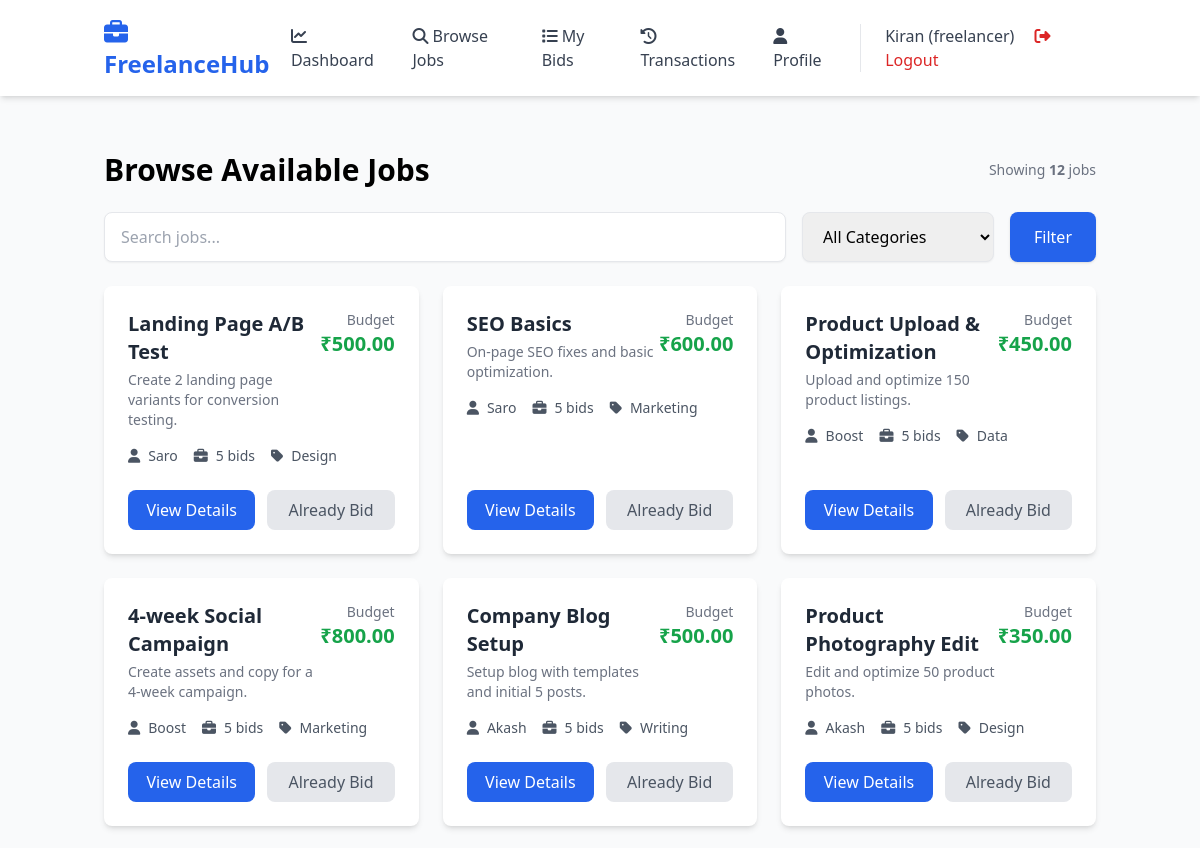
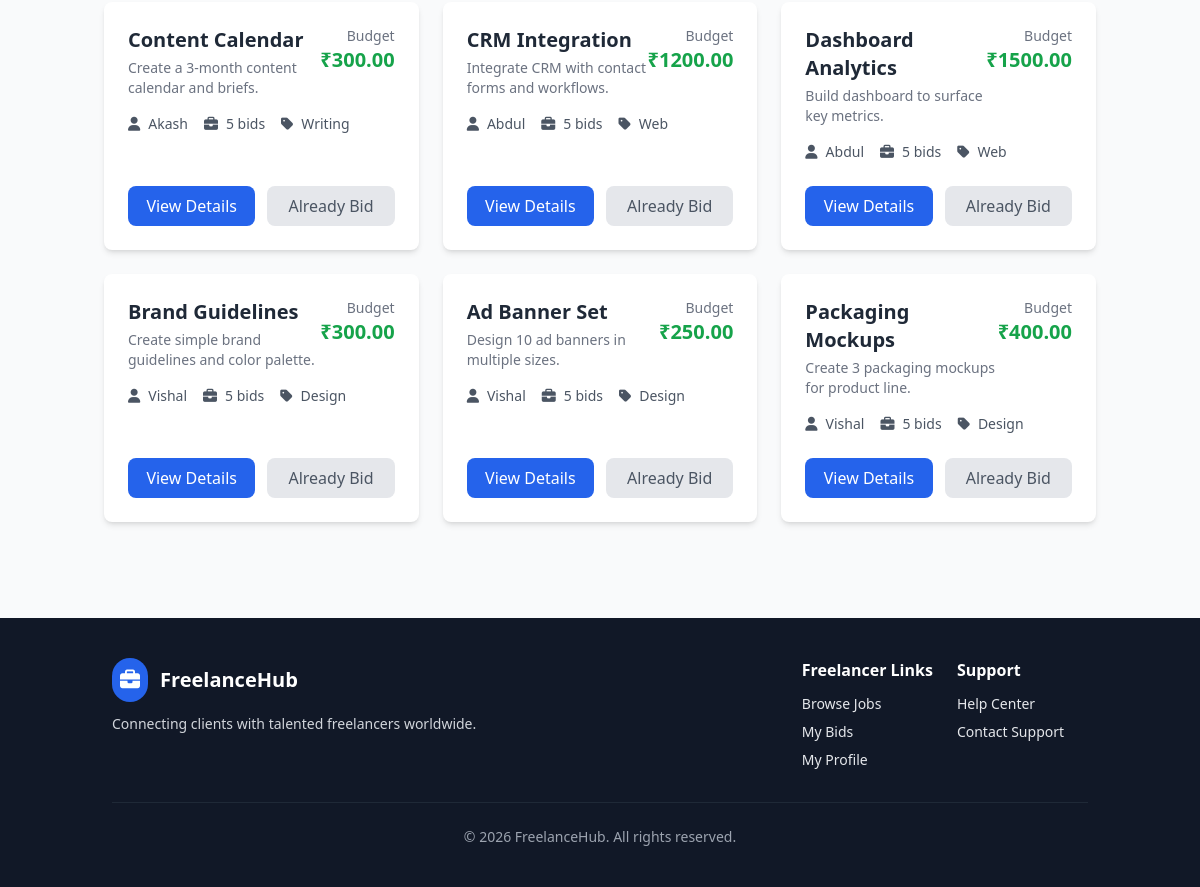
Page /browse-jobs (signed in) on the earlier database version (2 pictures, top to bottom).
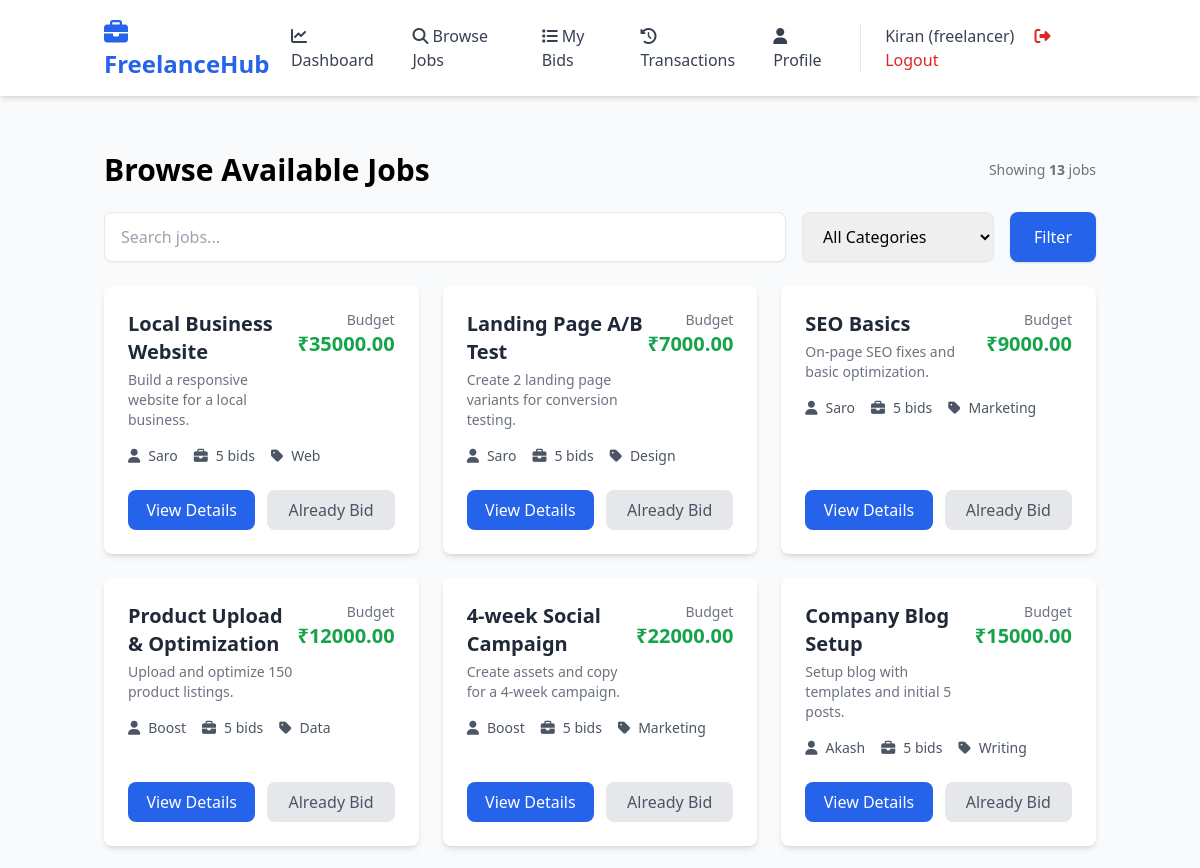
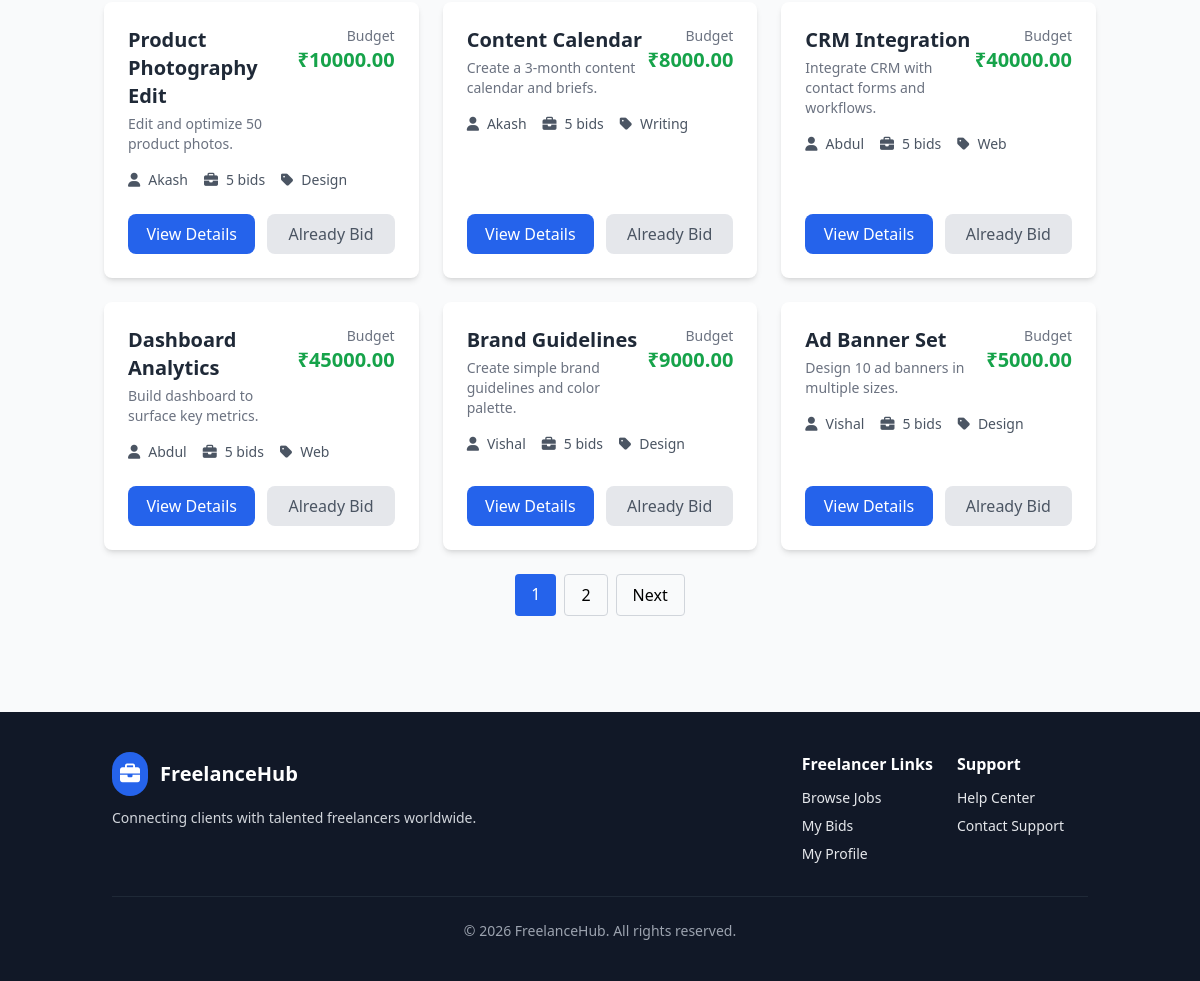
Same page on the later database version (2 pictures, top to bottom).
### models.py (models this page shows, shortened)
class Job(db.Model):
    __tablename__ = 'jobs'
    id = db.Column(db.Integer, primary_key=True)
    client_id = db.Column(db.Integer, db.ForeignKey('users.id'), nullable=False, index=True)
    title = db.Column(db.String(200), nullable=False)
    description = db.Column(db.Text, nullable=False)
    budget = db.Column(db.Float, nullable=False)
    category = db.Column(db.String(50), nullable=False)  # web, mobile, design, writing, etc
    deadline = db.Column(db.DateTime, nullable=False)
    status = db.Column(db.String(20), default='open')  # open, in_progress, completed, cancelled
    accepted_bid_id = db.Column(db.Integer, db.ForeignKey('bids.id'), nullable=True)
    created_at = db.Column(db.DateTime, default=datetime.utcnow)
    updated_at = db.Column(db.DateTime, default=datetime.utcnow, onupdate=datetime.utcnow)
    bids = db.relationship('Bid', backref='job', foreign_keys='Bid.job_id', cascade='all, delete-orphan')
    accepted_bid = db.relationship('Bid', uselist=False, foreign_keys='Job.accepted_bid_id')
    payment = db.relationship('Payment', uselist=False, backref='job', cascade='all, delete-orphan')
    work_submission = db.relationship('WorkSubmission', uselist=False, backref='job', cascade='all, delete-orphan')
    reviews = db.relationship('Review', backref='job', cascade='all, delete-orphan')

class User(UserMixin, db.Model):
    __tablename__ = 'users'
    id = db.Column(db.Integer, primary_key=True)
    name = db.Column(db.String(120), nullable=False)
    email = db.Column(db.String(120), unique=True, nullable=False, index=True)
    password_hash = db.Column(db.String(255), nullable=False)
    role = db.Column(db.String(20), nullable=False)  # 'client' or 'freelancer'
    created_at = db.Column(db.DateTime, default=datetime.utcnow)
    freelancer_profile = db.relationship('FreelancerProfile', uselist=False, backref='user', cascade='all, delete-orphan')
    jobs = db.relationship('Job', backref='client', foreign_keys='Job.client_id', cascade='all, delete-orphan')
    bids = db.relationship('Bid', backref='freelancer', cascade='all, delete-orphan')
    payments_as_client = db.relationship('Payment', foreign_keys='Payment.client_id', backref='client')
    payments_as_freelancer = db.relationship('Payment', foreign_keys='Payment.freelancer_id', backref='freelancer')
    reviews_given = db.relationship('Review', foreign_keys='Review.client_id', backref='client_reviewer')
    reviews_received = db.relationship('Review', foreign_keys='Review.freelancer_id', backref='freelancer_reviewed')
    def is_freelancer(self):
        return self.role == 'freelancer'

### app.py (the view)
    @app.route('/browse-jobs')
    @freelancer_required
    def browse_jobs():
        page = request.args.get('page', 1, type=int)
        category = request.args.get('category', '')
        search = request.args.get('search', '')
        query = Job.query.filter_by(status='open')
        if category:
            query = query.filter_by(category=category)
        if search:
            query = query.filter(Job.title.ilike(f'%{search}%') | Job.description.ilike(f'%{search}%'))
        pagination = query.order_by(Job.created_at.desc()).paginate(page=page, per_page=12)
        jobs = pagination.items
        my_bids = Bid.query.filter_by(freelancer_id=current_user.id).all()
        my_bid_job_ids = {bid.job_id for bid in my_bids}
        categories = ['web', 'mobile', 'design', 'writing', 'marketing', 'other']
        return render_template('browse-jobs.html',
                             jobs=jobs,
                             pagination=pagination,
                             my_bid_job_ids=my_bid_job_ids,
                             categories=categories,
                             search=search,
                             category=category)

### templates/browse-jobs.html (shortened to what the changed rows need)
{% extends "base.html" %}
{% block content %}
<div class="space-y-6">
    <div class="flex items-center justify-between">
        <h1 class="text-3xl font-bold">Browse Available Jobs</h1>
        <div class="text-sm text-gray-500">Showing <strong>{{ pagination.total if pagination else jobs|length }}</strong> jobs</div>
    </div>
    {% if jobs %}
        <div class="grid md:grid-cols-2 lg:grid-cols-3 gap-6">
            {% for job in jobs %}
                <article class="bg-white rounded-lg shadow-md hover:shadow-xl transition p-6 flex flex-col justify-between">
                    <div>
                        <div class="flex items-start justify-between">
                            <div>
                                <h3 class="text-xl font-semibold text-gray-800">{{ job.title }}</h3>
                                <p class="text-sm text-gray-500 mt-1">{{ job.description[:120] }}{% if job.description|length > 120 %}...{% endif %}</p>
                            </div>
                            <div class="text-right">
                                <div class="text-sm text-gray-500">Budget</div>
                                <div class="text-xl font-bold text-green-600">₹{{ "%.2f"|format(job.budget) }}</div>
                            </div>
                        </div>
                        <div class="mt-4 flex items-center gap-4 text-sm text-gray-600">
                            <span class="inline-flex items-center gap-2"><i class="fas fa-user"></i> {{ job.client.name }}</span>
                            <span class="inline-flex items-center gap-2"><i class="fas fa-briefcase"></i> {{ job.bids|length }} bids</span>
                            <span class="inline-flex items-center gap-2"><i class="fas fa-tag"></i> {{ job.category|capitalize }}</span>
                        </div>
                    </div>
                    <div class="mt-6 flex gap-3">
                        <a href="{{ url_for('job_detail', job_id=job.id) }}" class="flex-1 bg-blue-600 text-white py-2 rounded-lg text-center hover:bg-blue-700">View Details</a>
                        {% if job.id not in my_bid_job_ids %}
                            <button type="button" onclick="scrollToModal('bidModal{{ job.id }}')" class="flex-1 bg-emerald-600 text-white py-2 rounded-lg hover:bg-emerald-700">Place Bid</button>
                        {% else %}
                            <button class="flex-1 bg-gray-200 text-gray-600 py-2 rounded-lg cursor-not-allowed" disabled>Already Bid</button>
                        {% endif %}
                    </div>
                </article>
            {% endfor %}
        </div>
        {% if pagination and pagination.pages > 1 %}
            <div class="flex justify-center gap-2 mt-6">
                {% for page_num in pagination.iter_pages(left_edge=1, left_current=1, right_current=1, right_edge=1) %}
                    {% if page_num %}
                        {% if page_num == pagination.page %}
                            <span class="px-4 py-2 bg-blue-600 text-white rounded">{{ page_num }}</span>
                        {% else %}
                            <a href="{{ url_for('browse_jobs', page=page_num, search=search, category=category) }}" class="px-4 py-2 border border-gray-300 rounded hover:bg-gray-100">{{ page_num }}</a>
                        {% endif %}
                    {% else %}
                        <span class="px-4 py-2">...</span>
                    {% endif %}
                {% endfor %}
                {% if pagination.has_next %}
                    <a href="{{ url_for('browse_jobs', page=pagination.next_num, search=search, category=category) }}" class="px-4 py-2 border border-gray-300 rounded hover:bg-gray-100">Next</a>
                {% endif %}
            </div>
        {% endif %}
    {% else %}
        <div class="bg-white p-12 rounded-lg shadow-md text-center">
            <p class="text-gray-600 text-lg">No jobs found. Try adjusting your filters.</p>
        </div>
    {% endif %}
</div>
{% endblock %}

Differences in the rows shown:
no longer on this page (row edited): Job: title "Packaging Mockups", description "Create 3 packaging mockups for product line.", budget "400.00", client.name "Vishal", bids|length "5", category "Design", shows "Already Bid"
now on this page (row edited): Job: title "Local Business Website", description "Build a responsive website for a local business.", budget "35000.00", client.name "Saro", bids|length "5", category "Web", shows "Already Bid"
changed Job "Landing Page A/B Test": budget "500.00" → "7000.00"
changed Job "SEO Basics": budget "600.00" → "9000.00"
changed Job "Product Upload & Optimization": budget "450.00" → "12000.00"
changed Job "4-week Social Campaign": budget "800.00" → "22000.00"
changed Job "Company Blog Setup": budget "500.00" → "15000.00"
changed Job "Product Photography Edit": budget "350.00" → "10000.00"
changed Job "Content Calendar": budget "300.00" → "8000.00"
changed Job "CRM Integration": budget "1200.00" → "40000.00"
changed Job "Dashboard Analytics": budget "1500.00" → "45000.00"
changed Job "Brand Guidelines": budget "300.00" → "9000.00"
changed Job "Ad Banner Set": budget "250.00" → "5000.00"
Other differences:
{{ pagination.total if pagination else jobs|length }}: "12" → "13"
new list line: "1"
new list line: "2"
text now shown: "Next"
